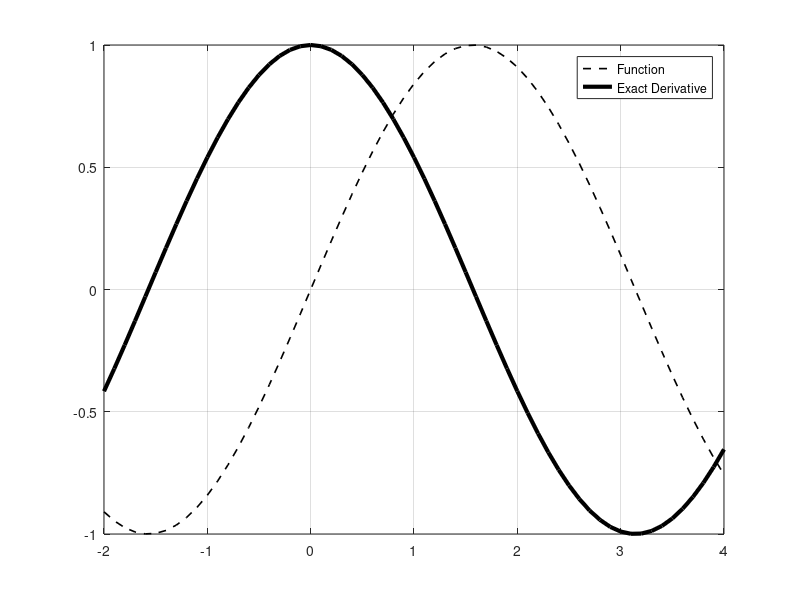

Write MATLAB code to recreate this figure.
% Week 6: Numerical Differentiation and Integration
clear all; close all;
%% Forward and Backward
% First Order Accuracy
dt = .1;
t = -2:dt:4;
f = sin(t);
dfdt = cos(t); % Exact Derivative
plot(t,f,'k--','LineWidth',1.2), hold on, grid on;
plot(t,dfdt,'k','LineWidth',3), hold on;
l1 = legend('Function','Exact Derivative');
% Forward Difference Approximation: f'(x_i)=(y_(i+1)-y_i)/(x_(i+1)-x_i)
dfdtF = (sin(t+dt)-sin(t))/dt;
% Backward: f'(x_i)=(y_i-y_(i-1))/(x_i-x_(i-1))
dfdtB = (sin(t)-sin(t-dt))/dt;
% Second Order Accuracy
% Central: f'(x_i)=(y_(i+1)-y_(i-1))/2h
dfdtC = (sin(t+dt)-sin(t-dt))/(2*dt);
%plot(t,dfdtF,'r','Linewidth',1.2), hold on;
%plot(t,dfdtB,'g','Linewidth',1.2), hold on;
%plot(t,dfdtC,'b','Linewidth',1.2), grid on;
%l2 = legend('Function','Exact Deri','Forward','Backward','Central');
%set(l2,'FontSize',14);
%axis([-2 4 -1.5 1.5]);
x = 0.1:.1:3;
f = sin(x);
%plot(x,f,'k'), hold on;
%plot(x,f,'rx','LineWidth',2);
dx = x(2) - x(1);
n = length(f);
dfdx = zeros(n,1);
dfdx(1) = (f(2)-f(1))/(x(2)-x(1)); % forward diff at f(x_1)
for j = 2:(n-1)
    dfdx(j) = (f(j+1)-f(j-1))/(x(j+1)-x(j-1)); % central in the middle
end
dfdx(n) = (f(n)-f(n-1))/(x(n)-x(n-1)); % backward diff at f(x_n)
% at start point
% f'(x1)=(-3f(x1)+4f(x2)-f(x3))/2h + O(h^2)
% at end point
% f'(xn)=(3f(xn)-4f(x_n-1)+f(x_n-2))/2h + O(h^2)


%% Numerical Integration
% Riemann Left Sums
clear all; close all; 
a = 0; b = 10; dxf = 0.01;
xf = a:dxf:b; yf = sin(xf);
% plot(xf,yf,'k'), hold on;
dxc = .1; xc = a:dxc:b; yc = sin(xc);
% stairs(xc,yc,'r');
n = length(xc);

% left-rectangle rule
area1 = 0;
for j = 1:n-1
    area1 = area1 + yc(j)*dxc;
end
area1; % 1.9366 when dxc = .5; 1.8647 when = .1
% right-rectangle rule
area2 = 0;
for j = 1:n-1
    area2 = area2 + yc(j+1)*dxc;
end
area2; % 1.6646 when dxc = .5; 1.8103 when = .1

% trapezoid rule
area3 = 0;
for j = 1:n-1
    area3 = area3 + (dxc/2)*(yc(j)+yc(j+1));
end
area3_ = trapz(xc,yc); % same!
% Without for loops
area1 = sum(yc(1:end-1))*dxc;
area2 = sum(yc(2:end))*dxc;
area3 = trapz(xc,yc);
% same in xf, yf, fine grid
% Simpsons: quad, requires function handle
func = @(x) sin(x);
area4 = quad(@(x) sin(x),a,b);